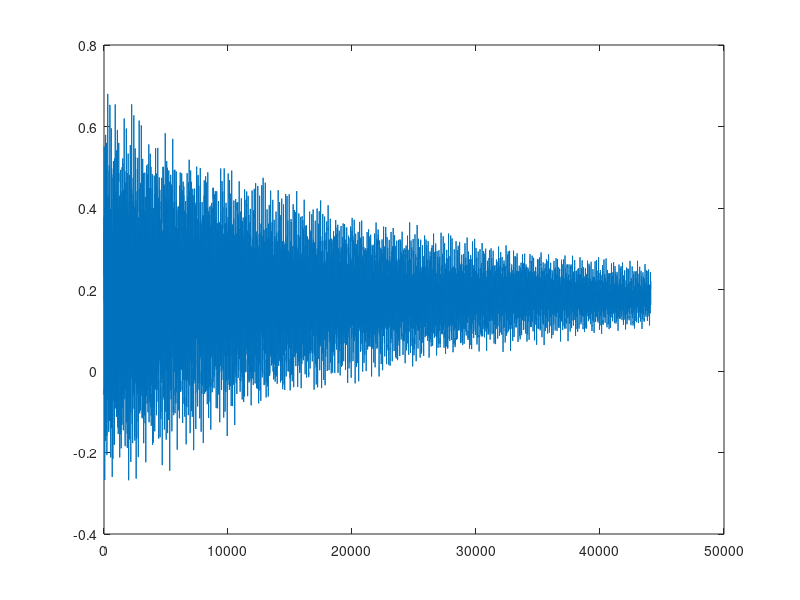

MATLAB code for this plot:
clear all;
close all;
clc

fs = 44100;
f0 = 100;               % fundamental freq
k = 1/fs;
durration = 1;          % synthesised sound lenght in s
dur = fs*durration;

Bb = 0.0001;             % inharmonicity parameter (>0)x`
rhoB = 800;              % material density
AreaB = 2.02e-4;         % bridge cross sectional area
LB = 1;                % scaling lenght
EB = 9.5e+9;           % Young's modulus dried Red Alder https://amesweb.info/Materials/Youngs-Modulus-of-Wood.aspx
HB = 0.075;             % thickness
 
kappaB=sqrt((EB*HB^2)/(12*rhoB*LB^4)); % eq. 7.70 pg. 210

% set scheme for loss parameters 
% zeta0,1  pg.189 Practical setting for decay times
% sigma0,1 pg.189 eq.7.29


sigmaB0 = 1.343;
sigmaB1 = 0.00459;

hB = sqrt((4*sigmaB1*k+sqrt((4*sigmaB1*k)^2+16*kappaB^2*k^2))/2);

%h = sqrt(2*kappa*k);
NB = floor(1/hB);
hB = 1/NB;

% intialise states of the system

uBNext = zeros(NB,1);
uB = zeros(NB,1);
widthB = floor(NB/2);
excitationRangeB = 1:widthB;
uB(excitationRangeB + floor(NB/2)) = hann(widthB);
uBPrev = uB;

% initialise output
outB = zeros(dur,1);
outPosB = floor(NB/2);

lB = 3:NB-2;
% figure(3)
% loopty loop 
uBlMult = (2*hB^4 - 4*hB^2*k*sigmaB1 - 6*k^2*kappaB^2)/(hB^4*(k*sigmaB0 + 1));
uBlm1Mult = (2*hB^2*k*sigmaB1 + 4*k^2*kappaB^2)/(hB^4*(k*sigmaB0 + 1));
uBlp1Mult = uBlm1Mult;
uBlm2Mult = (-k^2*kappaB^2)/(hB^4*(k*sigmaB0 + 1));
uBlp2Mult = uBlm2Mult;
uBPrevlMult = (hB^4*k*sigmaB0 - hB^4 + 4*hB^2*k*sigmaB1)/(hB^4*(k*sigmaB0 + 1));
uBPrevlm1Mult = (-2*sigmaB1*k)*1/(hB^2*(k*sigmaB0 + 1));
uBPrevlp1Mult = uBPrevlm1Mult;
tic
for n = 1:dur

    
    uBNext(lB) = uB(lB)*uBlMult + uB(lB-1)*uBlm1Mult + uB(lB+1)*uBlp1Mult + uB(lB-2)*uBlm2Mult + uB(lB+2)*uBlp2Mult + ...
        uBPrev(lB)*uBPrevlMult + uBPrev(lB-1)*uBPrevlm1Mult + uBPrev(lB+1)*uBPrevlp1Mult;
    % find virtual grid points
    uB0 = 2*uB(1)-uB(2);                    % uB(0)
    uBm1 = 2*(uB0-uB(2))+uB(3);             % uB(-1)
    uBPrev0 = 2*uBPrev(1)-uBPrev(2);        % uBPrev(0)
    uBNp1 = 2*uB(NB) - uB(NB-1);            % uB(N+1)
    uBNp2 = 2*(uBNp1 - uB(NB-1)) + uB(NB-2);% uB(N+2)
    uBPrevNp1 = 2*uBPrev(NB) - uBPrev(NB-1);% uBPrev(N+1)
    % solve for uBNext at points 1, 2, N-1, N
    uBNext(2) = uB(2)*uBlMult + uB(2-1)*uBlm1Mult + uB(2+1)*uBlp1Mult + uB0*uBlm2Mult + uB(2+2)*uBlp2Mult + ...
        uBPrev(2)*uBPrevlMult + uBPrev(2-1)*uBPrevlm1Mult + uBPrev(2+1)*uBPrevlp1Mult;
    uBNext(1) = uB(1)*uBlMult + uB0*uBlm1Mult + uB(1+1)*uBlp1Mult + uBm1*uBlm2Mult + uB(1+2)*uBlp2Mult + ...
        uBPrev(1)*uBPrevlMult + uBPrev0*uBPrevlm1Mult + uBPrev(1+1)*uBPrevlp1Mult;
    uBNext(NB-1) = uB(NB-1)*uBlMult + uB(NB-1-1)*uBlm1Mult + uB(NB-1+1)*uBlp1Mult + uB(NB-1-2)*uBlm2Mult + uBNp1*uBlp2Mult + ...
        uBPrev(NB-1)*uBPrevlMult + uBPrev(NB-1-1)*uBPrevlm1Mult + uBPrev(NB-1+1)*uBPrevlp1Mult;
    uBNext(NB) = uB(NB)*uBlMult + uB(NB-1)*uBlm1Mult + uBNp1*uBlp1Mult + uB(NB-2)*uBlm2Mult + uBNp2*uBlp2Mult + ...
        uBPrev(NB)*uBPrevlMult + uBPrev(NB-1)*uBPrevlm1Mult + uBPrevNp1*uBPrevlp1Mult;
        
    
    outB(n) = uBNext(outPosB);
%     plot(uBNext);
%     ylim([-1,1]);
%     drawnow;
     
    uBPrev  = uB;
    uB = uBNext;

end
toc
figure(2)
plot(outB)